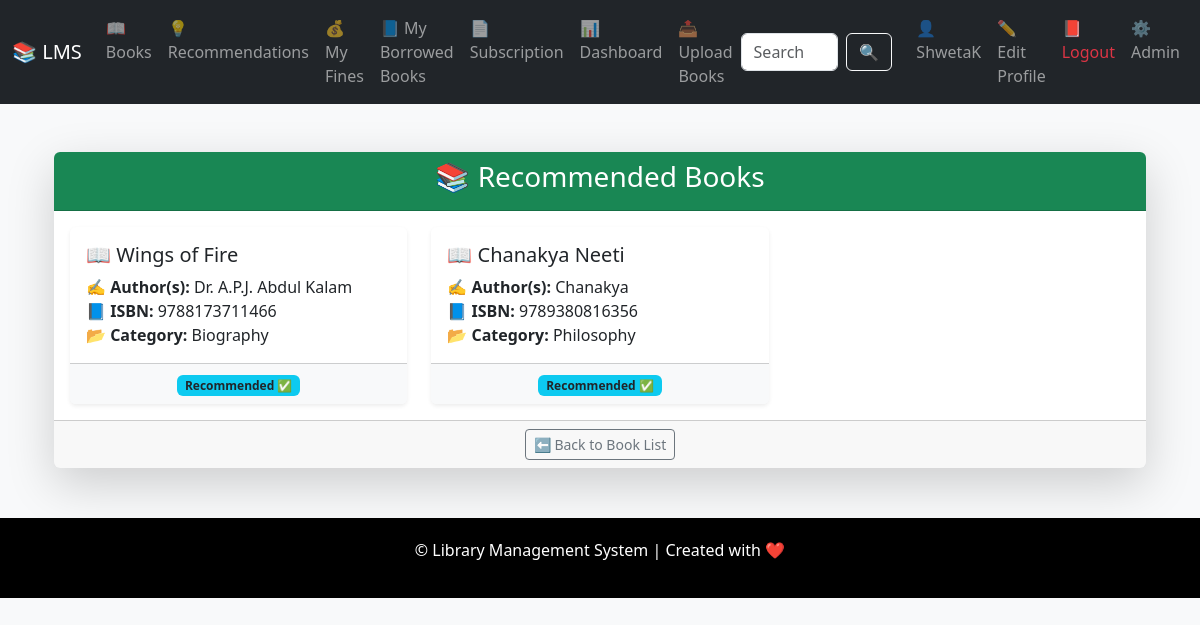
Page /books/recommend/ (signed in) on the committed database.
### books/models.py (models this page shows, shortened)
class Book(models.Model):
    title = models.CharField(max_length=200)  # Book name
    authors = models.ManyToManyField(Author)  # Authoe list
    isbn = models.CharField(max_length=13, unique=True)  # Unique ISBN
    category = models.ForeignKey(Category, on_delete=models.SET_NULL, null=True)
    description = models.TextField()  # Book info.
    published_date = models.DateField()  # Publish date
    recommended = models.BooleanField(default=False)  # Recommended Books
    allowed_in_plans = models.ManyToManyField(SubscriptionPlan, blank=True)  #Subscription plan allow to books

class Author(models.Model):
    name = models.CharField(max_length=100)  # Author name

class Category(models.Model):
    name = models.CharField(max_length=100, unique=True)  # Category name
    location = models.CharField(max_length=100)  # Library rack/section

### books/views.py (the view)
# urls.py: path('recommend/', BookRecommendationView.as_view(), name='book_recommendation'),
class BookRecommendationView(LoginRequiredMixin, View):
    def get(self, request):
        books = Book.objects.filter(recommended=True)
        return render(request, 'books/recommendations.html', {'books': books})

### templates/books/recommendations.html
{% extends 'base.html' %}
{% block content %}
<div class="container mt-5">
  <div class="card shadow-lg border-0">
    <div class="card-header bg-success text-white text-center rounded-top">
      <h3>📚 Recommended Books</h3>
    </div>
    <div class="card-body">
      {% if books %}
        <div class="row row-cols-1 row-cols-md-2 row-cols-lg-3 g-4">
          {% for book in books %}
          <div class="col">
            <div class="card h-100 border-0 shadow-sm">
              <div class="card-body">
                <h5 class="card-title">📖 {{ book.title }}</h5>
                <p class="card-text">
                  <strong>✍️ Author(s):</strong>
                  {% for author in book.authors.all %}
                    {{ author.name }}{% if not forloop.last %}, {% endif %}
                  {% endfor %}
                  <br>
                  <strong>📘 ISBN:</strong> {{ book.isbn }}<br>
                  <strong>📂 Category:</strong> {{ book.category.name }}
                </p>
              </div>
              <div class="card-footer text-center bg-light">
                <span class="badge bg-info text-dark">Recommended ✅</span>
              </div>
            </div>
          </div>
          {% endfor %}
        </div>
      {% else %}
        <p class="text-center text-muted fs-5">🤔 No recommended books available right now.</p>
      {% endif %}
    </div>
    <div class="card-footer text-center">
      <a href="{% url 'books:book_list' %}" class="btn btn-outline-secondary btn-sm">⬅️ Back to Book List</a>
    </div>
  </div>
</div>
{% endblock %}

### templates/base.html (shortened to what this page needs)
<!DOCTYPE html>
<html>
<head>
  <link href="https://cdn.jsdelivr.net/npm/bootstrap@5.3.0/dist/css/bootstrap.min.css" rel="stylesheet">
</head>
<body>
<nav class="navbar navbar-expand-lg navbar-dark bg-dark">
  <div class="container-fluid">
    <a class="navbar-brand" href="/">📚 LMS</a>
    <div class="collapse navbar-collapse" id="navbarNav">
      <ul class="navbar-nav me-auto mb-2 mb-lg-0">
        <li class="nav-item"><a class="nav-link" href="{% url 'books:book_list' %}">📖 Books</a></li>
        <li class="nav-item"><a class="nav-link" href="{% url 'books:book_recommendation' %}">💡 Recommendations</a></li>
        <li class="nav-item"><a class="nav-link" href="{% url 'books:my_fines' %}">💰 My Fines</a></li>
        <li class="nav-item"><a class="nav-link" href="{% url 'books:my_borrowed_books' %}">📘 My Borrowed Books</a></li>
        <li class="nav-item"><a class="nav-link" href="{% url 'subscription:select_plan' %}">📄 Subscription</a></li>
        {% if user.is_authenticated %}
          <li class="nav-item"><a class="nav-link" href="{% url 'books:user_dashboard' %}">📊 Dashboard</a></li>
        {% endif %}
        {% if user.is_authenticated and user.is_staff %}
          <li class="nav-item"><a class="nav-link" href="{% url 'subscription:upload_bulk_books' %}">📤 Upload Books</a></li>
        {% endif %}
      </ul>
      <form class="d-flex search-form" role="search" method="get" action="{% url 'books:search_books' %}">
        <input class="form-control me-2" type="search" name="q" placeholder="Search Books..." aria-label="Search">
        <button class="btn btn-outline-light" type="submit">🔍</button>
      </form>
      <ul class="navbar-nav ms-3">
        {% if user.is_authenticated %}
          <li class="nav-item">
            <a class="nav-link" href="{% url 'iam:profile' %}">👤 {{ user.username }}</a>
          </li>
          <li class="nav-item">
            <a class="nav-link" href="{% url 'iam:edit_profile' %}">✏️ Edit Profile</a>
          </li>
          <li class="nav-item">
            <a class="nav-link text-danger" href="{% url 'iam:logout' %}">📕 Logout</a>
          </li>
        {% endif %}
        {% if user.is_superuser %}
          <li class="nav-item"><a class="nav-link" href="/admin/">⚙️ Admin</a></li>
        {% endif %}
      </ul>
    </div>
  </div>
</nav>
<div class="container my-4">
  {% block content %}{% endblock %}
</div>
<footer>
  <p>&copy; {{ now|date:"Y" }} Library Management System | Created with ❤️</p>
</footer>
</body>
</html>

### templates/base.html (style rules this page uses)
body { background-color: #f8f9fa; }
footer { margin-top: 50px; padding: 20px 0; background-color:black; color: white; text-align: center; }
.search-form input { max-width: 200px; }

### rows in the picture
Book: title "Wings of Fire", isbn "9788173711466", category.name "Biography"
Author: name "Dr. A.P.J. Abdul Kalam"
Book: title "Chanakya Neeti", isbn "9789380816356", category.name "Philosophy"
Author: name "Chanakya"

### other values in the picture
{{ user.username }} "ShwetaK"
